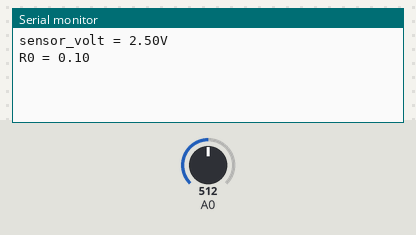
Recording of a sketch running on a simulated Arduino Uno, built with avr-gcc and run on an emulated ATmega328P. On the bench: the last lines printed to the serial monitor. The inputs (shaded band) are chosen by the test bench; at power-on: A0 = 512.

Above: at 1.7 s.
1.8 s: A0 set to 0
At 4.0 s:
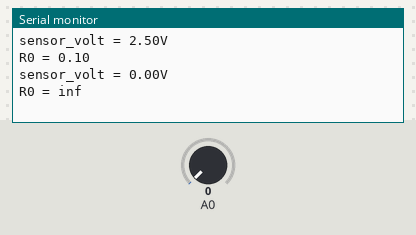
4.8 s: A0 set to 110
At 6.0 s:
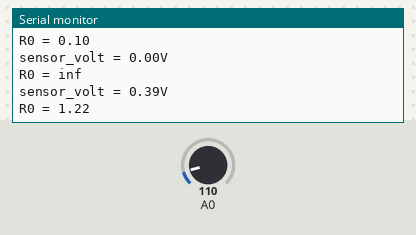
Timing chart, 0 to 7.8 s (numbered marks = the images above; inputs shaded):
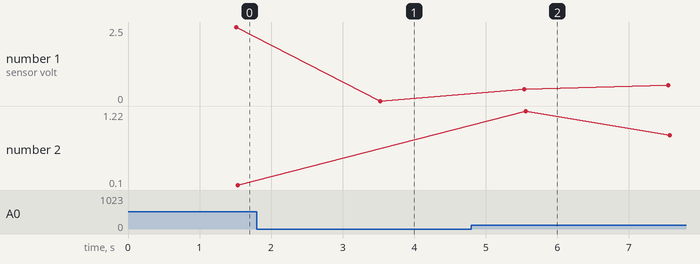

Measured:
- after the input at 1.8 s, the serial monitor: prints a new line after 1.7 s (image 1)
- after the input at 4.8 s, the serial monitor: prints a new line after 0.74 s (image 2)
- plotted number 1: 0 → 0.54 after the input at 4.8 s
- plotted number 2: 0.1 → 0.85 after the input at 4.8 s

The sketch:

Ro.ino
```cpp
#include<Arduino.h>


void setup() {
    Serial.begin(9600);


    delay(500);

}

void loop() {
    float sensor_volt;
    float RS_air; //  Get the value of RS via in a clear air
    float R0;  // Get the value of R0 via in H2
    float sensorValue = 0;

  // Get a average data by testing 100 times
    for(int x = 0 ; x < 100 ; x++)
    {
        sensorValue = sensorValue + analogRead(A0);
        delay(10);
    }
    sensorValue = sensorValue/100.0;

    sensor_volt = (sensorValue/1024)*5.0;
    RS_air = (5.0-sensor_volt)/sensor_volt;
    R0 = RS_air/9.8;

    Serial.print("sensor_volt = ");
    Serial.print(sensor_volt);
    Serial.println("V");

    Serial.print("R0 = ");
    Serial.println(R0);
    delay(1000);

}
```
